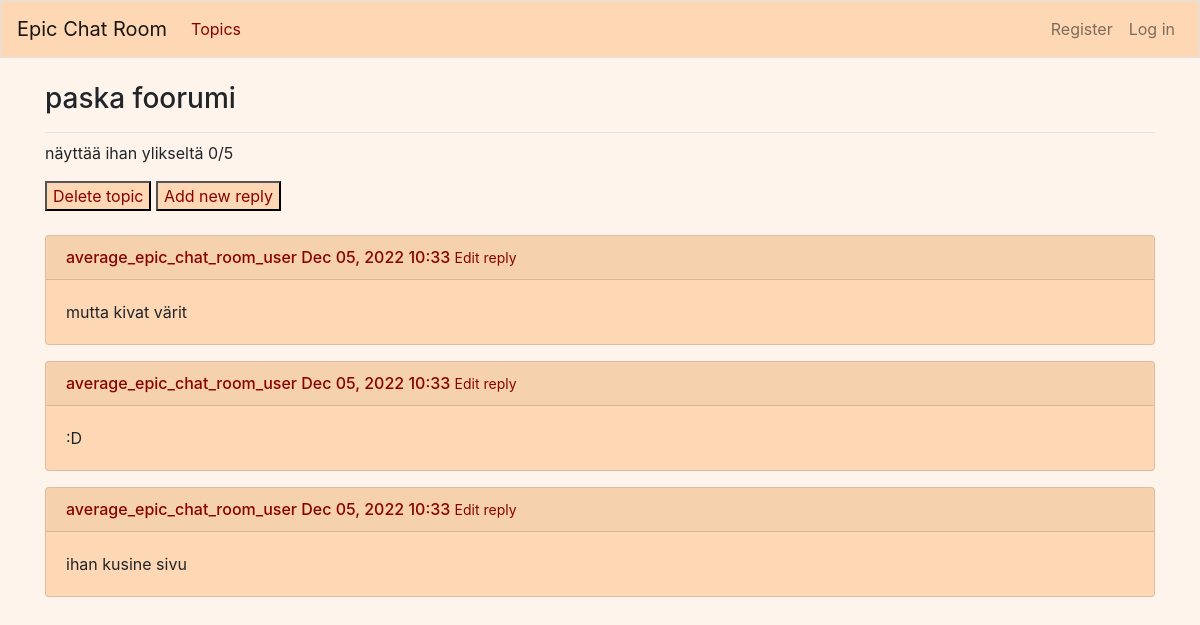
Before: /topics/6/ with the older database file.
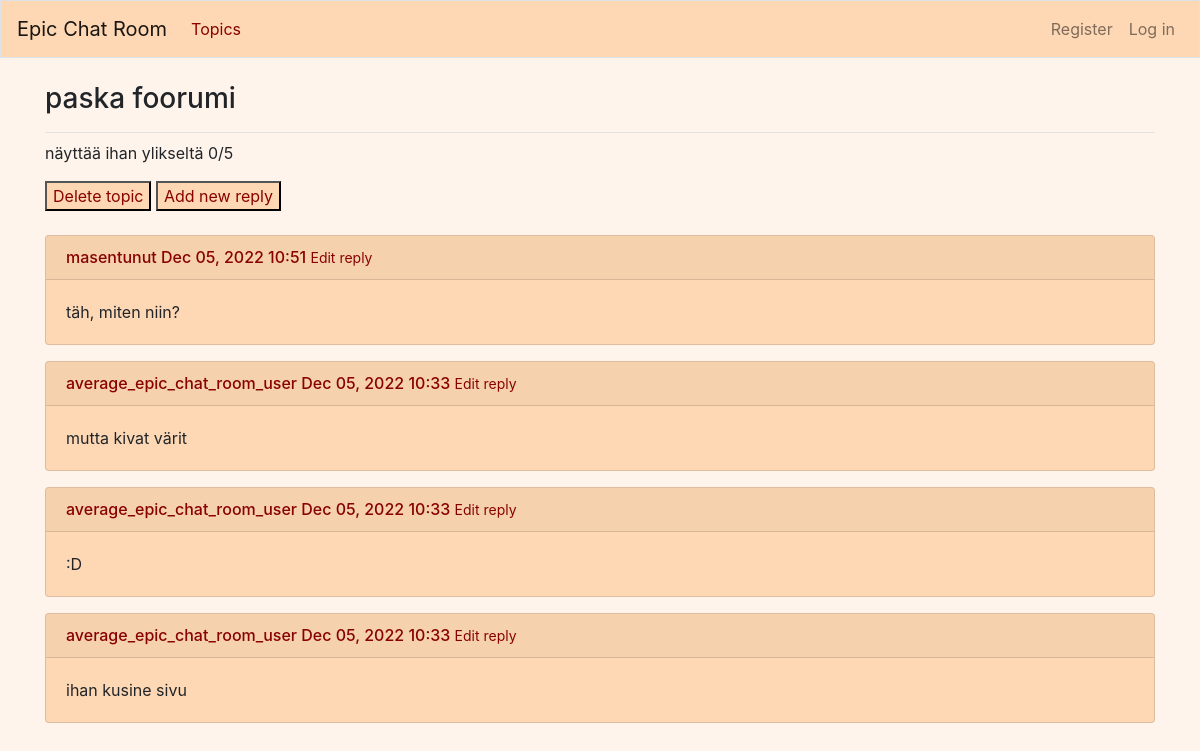
After: the same page with the newer database file.
### epic_chat_room/models.py (models this page shows)
class Reply(models.Model):
    topic = models.ForeignKey(Topic, on_delete=models.CASCADE)
    text = models.TextField()
    date_added = models.DateTimeField(auto_now_add=True)
    owner = models.ForeignKey(User, on_delete=models.CASCADE)
    class Meta:
        verbose_name_plural = 'replies'
    def __str__(self):
        return f"{self.text}"

### epic_chat_room/views.py (the view)
# urls.py: path('topics/<int:topic_id>/', views.topic, name='topic'),
def topic(request, topic_id):
    topic = Topic.objects.get(id=topic_id)
    replies = topic.reply_set.order_by('-date_added')
    context = {'topic': topic, 'replies': replies}
    return render(request, 'epic_chat_room/topic.html', context)

### epic_chat_room/models.py (called while the page is built)
    def __str__(self):
        return f"{self.title}"

### epic_chat_room/templates/epic_chat_room/topic.html
{% extends "epic_chat_room/base.html" %}
{% block page_header %}
  <h3>{{ topic }}</h3>
{% endblock page_header %}
{% block content %}
  <p>
    {{topic.text}}
  </p>
  <button style="background-color:#FED8B4; -webkit-text-fill-color: #880202">
    <a href="{% url 'epic_chat_room:delete_topic' topic.id %}">Delete topic</a>
  </button>
  <button style="background-color:#FED8B4; -webkit-text-fill-color: #880202">
    <a href="{% url 'epic_chat_room:new_reply' topic.id %}">Add new reply</a>
  </button>
  <br>
  <br>
{% for reply in replies %}
  <div class="card mb-3" style="background-color:#FED8B4">
    <h4 class="card-header" style="font-size: medium; -webkit-text-fill-color: #880202"">
      {{  reply.owner }}
      {{  reply.date_added|date:'M d, Y H:i' }}
      <small><a href="{% url 'epic_chat_room:edit_reply' reply.id %}">
          Edit reply</a></small>
    </h4>
    <div class="card-body">
        {{ reply }}
      </div>
    </div>
  {% empty %}
    <li>No replies have been added yet.</li>
  {% endfor %}
{% endblock content %}

Changed rows visible on the page:
added Reply: owner "masentunut", date_added "Dec 05, 2022 10:51", text "täh, miten niin?"
